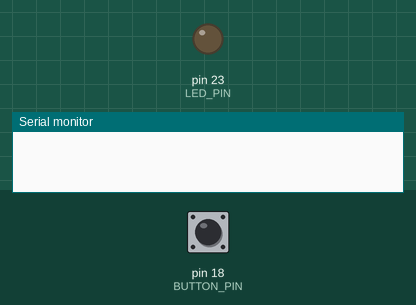
Recording of a sketch running on a simulated Arduino Mega 2560, built with avr-gcc and run on an emulated ATmega2560. Shown: output pins drawn as LEDs (lit = HIGH), the last lines printed to the serial monitor. Dashed ring = blinking. The test bench sets the inputs (shaded band); at power-on: pin 18 (BUTTON_PIN) HIGH.

Above: at 1.2 s.
1.3 s: pin 18 (BUTTON_PIN) pulled LOW for 0.15 s
At 2.1 s:
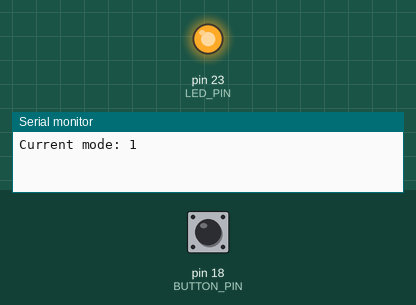
2.9 s: pin 18 (BUTTON_PIN) pulled LOW for 1 s
At 3.1 s:
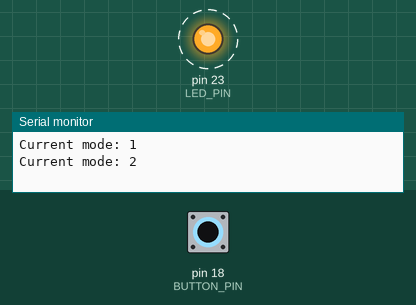
5.9 s: pin 18 (BUTTON_PIN) pulled LOW for 3.2 s
At 6.7 s:
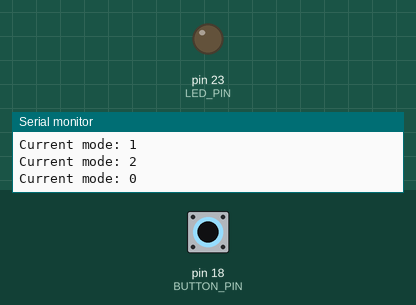
Timing chart, 0 to 8.9 s (numbered marks = the images above; inputs shaded):
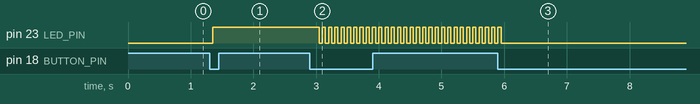

Measured:
- after the input at 1.3 s, pin 23 (LED_PIN): LOW → HIGH after 0.05 s
- after the input at 2.9 s, pin 23 (LED_PIN): alternates HIGH for 0.05 s and LOW for 0.05 s, starting after 0.15 s
- after the input at 5.9 s, pin 23 (LED_PIN): goes on until 5.9 s, then stays LOW

The sketch:

8_Finite_State_Machine.ino
```cpp
// USING SWITCH-CASE TO CONTROL LED'S OPERATING STATES: OFF, ON, BLINK.
// TWO SWITCH-CASE USED
// FIRST: ADVANCING THE CURRENTMODE TO THE NEXT MODE WHEN THE BUTTON IS PRESSED
// SECOND: DECIDE THE OPERATE STATE OF LED BASED ON CURRENTMODE


const int LED_PIN = 23;
const int BUTTON_PIN = 18;

// Define operating states
// enum CREATE A TYPE LedMode, and giving interger 0, 1, and 2 a special easy-to-understand name subsequancely, MODE_OFF, MODE_ON, AND MODE_BLINK
enum LedMode {
  MODE_OFF,
  MODE_ON,
  MODE_BLINK
};

// DEFINE A VARIABLE OF THE TYPE LedMode, AND SET THE ORIGIN STATE AS MODE_OFF
LedMode currentMode = MODE_OFF;

// Button debouncing variables
bool lastReading = HIGH;
bool stableButtonState = HIGH;

unsigned long lastPressed = 0;
const unsigned long debounceDelay = 50;

// LED blinking variables
bool blinkState = LOW;
unsigned long previousBlinkTime = 0;
const unsigned long blinkInterval = 50;

void setup() {
  Serial.begin(115200);

  pinMode(LED_PIN, OUTPUT);
  pinMode(BUTTON_PIN, INPUT_PULLUP);

  digitalWrite(LED_PIN, LOW);
}

void loop() {

  // TASK 1: Read and debounce the button
  // Debounce error avoiding part
  bool reading = digitalRead(BUTTON_PIN);

  if (reading != lastReading) {
    lastPressed = millis();
  }

  if (millis() - lastPressed >= debounceDelay) {

    if (reading != stableButtonState) {
      stableButtonState = reading;

      // actual input confirmed, only pressing down will be effective
      if (stableButtonState == LOW) {

        // Advance to the next operating mode
        // USING enum allow us to understand the relationship between the intergers and the cases,
        // Ex. using MODE_OFF is easy to know that in this case, the program will be in LED off state, instead of just using case 0, which we can't directly understand what program function is 0 link with
        switch (currentMode) {

          case MODE_OFF:
            currentMode = MODE_ON;
            break;

          case MODE_ON:
            currentMode = MODE_BLINK;
            blinkState = LOW;
            previousBlinkTime = millis();
            break;

          case MODE_BLINK:
            currentMode = MODE_OFF;
            break;
        }

        Serial.print("Current mode: ");
        Serial.println((int)currentMode);
      }
    }
  }

  lastReading = reading;

  // TASK 2: Control the LED
  switch (currentMode) {

    case MODE_OFF:
      digitalWrite(LED_PIN, LOW);
      break;

    case MODE_ON:
      digitalWrite(LED_PIN, HIGH);
      break;

    case MODE_BLINK:

      // USING MILLIS TO REALISE THE BLINKING INTERVAL WITHOUT STOPPING THE WHOLE PROGRAM
      if (millis() - previousBlinkTime >= blinkInterval) {
        previousBlinkTime = millis();

        blinkState = !blinkState;
        digitalWrite(LED_PIN, blinkState);
      }

      break;
  }
}
```
